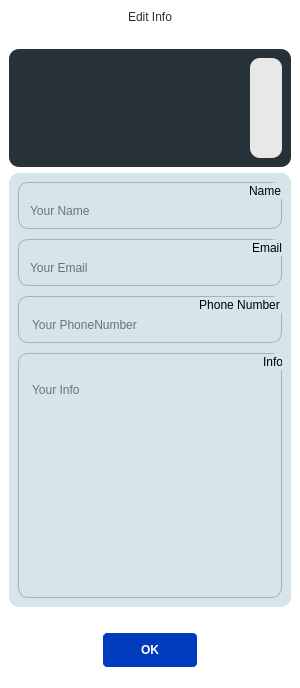
<?xml version="1.0" encoding="UTF-8"?>
<ui version="4.0">
 <class>AccountSettingsPanel</class>
 <widget class="QWidget" name="AccountSettingsPanel">
  <property name="geometry">
   <rect>
    <x>0</x>
    <y>0</y>
    <width>300</width>
    <height>688</height>
   </rect>
  </property>
  <property name="minimumSize">
   <size>
    <width>300</width>
    <height>500</height>
   </size>
  </property>
  <property name="windowTitle">
   <string>Form</string>
  </property>
  <property name="styleSheet">
   <string notr="true">background-color: rgb(255, 255, 255);</string>
  </property>
  <layout class="QGridLayout" name="gridLayout">
   <property name="leftMargin">
    <number>0</number>
   </property>
   <property name="topMargin">
    <number>10</number>
   </property>
   <property name="rightMargin">
    <number>0</number>
   </property>
   <property name="bottomMargin">
    <number>20</number>
   </property>
   <item row="2" column="0">
    <spacer name="horizontalSpacer_2">
     <property name="orientation">
      <enum>Qt::Horizontal</enum>
     </property>
     <property name="sizeType">
      <enum>QSizePolicy::Preferred</enum>
     </property>
     <property name="sizeHint" stdset="0">
      <size>
       <width>40</width>
       <height>20</height>
      </size>
     </property>
    </spacer>
   </item>
   <item row="2" column="1">
    <widget class="QPushButton" name="okButton">
     <property name="styleSheet">
      <string notr="true">QPushButton
{
	background-color: #003bbd;
	color: rgb(255, 255, 255);
	font-weight: bold;
	border-style: solid;
	border-width: 1px;
	border-radius: 5px;
	padding: 10px;
	font: 700 9pt &quot;Exo 2&quot;;


}
</string>
     </property>
     <property name="text">
      <string>OK</string>
     </property>
    </widget>
   </item>
   <item row="2" column="2">
    <spacer name="horizontalSpacer_3">
     <property name="orientation">
      <enum>Qt::Horizontal</enum>
     </property>
     <property name="sizeType">
      <enum>QSizePolicy::Preferred</enum>
     </property>
     <property name="sizeHint" stdset="0">
      <size>
       <width>40</width>
       <height>20</height>
      </size>
     </property>
    </spacer>
   </item>
   <item row="1" column="0" colspan="3">
    <widget class="QScrollArea" name="scrollArea_2">
     <property name="sizePolicy">
      <sizepolicy hsizetype="Ignored" vsizetype="Expanding">
       <horstretch>0</horstretch>
       <verstretch>0</verstretch>
      </sizepolicy>
     </property>
     <property name="styleSheet">
      <string notr="true">background-color: rgb(255, 255, 255);</string>
     </property>
     <property name="frameShape">
      <enum>QFrame::NoFrame</enum>
     </property>
     <property name="widgetResizable">
      <bool>true</bool>
     </property>
     <widget class="QWidget" name="scrollAreaWidgetContents_2">
      <property name="geometry">
       <rect>
        <x>0</x>
        <y>0</y>
        <width>300</width>
        <height>575</height>
       </rect>
      </property>
      <layout class="QVBoxLayout" name="verticalLayout_2">
       <item>
        <spacer name="verticalSpacer">
         <property name="orientation">
          <enum>Qt::Vertical</enum>
         </property>
         <property name="sizeType">
          <enum>QSizePolicy::Fixed</enum>
         </property>
         <property name="sizeHint" stdset="0">
          <size>
           <width>20</width>
           <height>10</height>
          </size>
         </property>
        </spacer>
       </item>
       <item>
        <widget class="QWidget" name="widget" native="true">
         <property name="sizePolicy">
          <sizepolicy hsizetype="Preferred" vsizetype="Fixed">
           <horstretch>0</horstretch>
           <verstretch>0</verstretch>
          </sizepolicy>
         </property>
         <property name="styleSheet">
          <string notr="true">background-color: rgb(38, 50, 56);

border-style:solid;
border-width:0px;
border-radius:10px;</string>
         </property>
         <layout class="QGridLayout" name="gridLayout_2">
          <item row="1" column="1">
           <spacer name="horizontalSpacer">
            <property name="orientation">
             <enum>Qt::Horizontal</enum>
            </property>
            <property name="sizeHint" stdset="0">
             <size>
              <width>40</width>
              <height>20</height>
             </size>
            </property>
           </spacer>
          </item>
          <item row="1" column="0">
           <widget class="QLabel" name="profilePic">
            <property name="sizePolicy">
             <sizepolicy hsizetype="Preferred" vsizetype="Preferred">
              <horstretch>0</horstretch>
              <verstretch>0</verstretch>
             </sizepolicy>
            </property>
            <property name="minimumSize">
             <size>
              <width>100</width>
              <height>100</height>
             </size>
            </property>
            <property name="maximumSize">
             <size>
              <width>100</width>
              <height>100</height>
             </size>
            </property>
            <property name="pixmap">
             <pixmap>../res/img/temp_profile_pic.jpg</pixmap>
            </property>
            <property name="scaledContents">
             <bool>true</bool>
            </property>
           </widget>
          </item>
          <item row="1" column="2">
           <widget class="QPushButton" name="picSelectButton">
            <property name="sizePolicy">
             <sizepolicy hsizetype="Preferred" vsizetype="Preferred">
              <horstretch>0</horstretch>
              <verstretch>0</verstretch>
             </sizepolicy>
            </property>
            <property name="minimumSize">
             <size>
              <width>30</width>
              <height>0</height>
             </size>
            </property>
            <property name="styleSheet">
             <string notr="true">background-color: rgb(232, 232, 232);
border-style:solid;
border-width:0px;
border-radius:10px;</string>
            </property>
            <property name="text">
             <string/>
            </property>
            <property name="icon">
             <iconset>
              <normaloff>../res/icon/addPhoto_icon.png</normaloff>../res/icon/addPhoto_icon.png</iconset>
            </property>
           </widget>
          </item>
         </layout>
        </widget>
       </item>
       <item>
        <widget class="QWidget" name="widget_2" native="true">
         <property name="styleSheet">
          <string notr="true">background-color: #D6E5EC;

border-radius:10px;</string>
         </property>
         <layout class="QVBoxLayout" name="verticalLayout_3">
          <property name="spacing">
           <number>10</number>
          </property>
          <item>
           <widget class="QGroupBox" name="groupBox_2">
            <property name="sizePolicy">
             <sizepolicy hsizetype="Preferred" vsizetype="Fixed">
              <horstretch>0</horstretch>
              <verstretch>0</verstretch>
             </sizepolicy>
            </property>
            <property name="styleSheet">
             <string notr="true">QGroupBox{
	border-style:solid;
	border-width:1px;
	border-color: rgb(175, 175, 175);
}</string>
            </property>
            <property name="title">
             <string>Name</string>
            </property>
            <property name="alignment">
             <set>Qt::AlignRight|Qt::AlignTrailing|Qt::AlignVCenter</set>
            </property>
            <property name="flat">
             <bool>false</bool>
            </property>
            <layout class="QHBoxLayout" name="horizontalLayout">
             <property name="topMargin">
              <number>20</number>
             </property>
             <item>
              <widget class="QLineEdit" name="nameField">
               <property name="sizePolicy">
                <sizepolicy hsizetype="Preferred" vsizetype="Preferred">
                 <horstretch>0</horstretch>
                 <verstretch>0</verstretch>
                </sizepolicy>
               </property>
               <property name="styleSheet">
                <string notr="true">background-color:transparent;

</string>
               </property>
               <property name="placeholderText">
                <string>Your Name</string>
               </property>
              </widget>
             </item>
            </layout>
           </widget>
          </item>
          <item>
           <widget class="QGroupBox" name="groupBox_3">
            <property name="sizePolicy">
             <sizepolicy hsizetype="Preferred" vsizetype="Fixed">
              <horstretch>0</horstretch>
              <verstretch>0</verstretch>
             </sizepolicy>
            </property>
            <property name="styleSheet">
             <string notr="true">QGroupBox{
	border-style:solid;
	border-width:1px;
	border-color: rgb(175, 175, 175);
}</string>
            </property>
            <property name="title">
             <string>Email</string>
            </property>
            <property name="alignment">
             <set>Qt::AlignRight|Qt::AlignTrailing|Qt::AlignVCenter</set>
            </property>
            <layout class="QHBoxLayout" name="horizontalLayout_3">
             <property name="topMargin">
              <number>20</number>
             </property>
             <item>
              <widget class="QLineEdit" name="emailField">
               <property name="styleSheet">
                <string notr="true">background-color:transparent;

</string>
               </property>
               <property name="text">
                <string/>
               </property>
               <property name="placeholderText">
                <string>Your Email</string>
               </property>
              </widget>
             </item>
            </layout>
           </widget>
          </item>
          <item>
           <widget class="QGroupBox" name="groupBox_4">
            <property name="sizePolicy">
             <sizepolicy hsizetype="Preferred" vsizetype="Fixed">
              <horstretch>0</horstretch>
              <verstretch>0</verstretch>
             </sizepolicy>
            </property>
            <property name="styleSheet">
             <string notr="true">QGroupBox{
	border-style:solid;
	border-width:1px;
	border-color: rgb(175, 175, 175);
}</string>
            </property>
            <property name="title">
             <string>Phone Number</string>
            </property>
            <property name="alignment">
             <set>Qt::AlignRight|Qt::AlignTrailing|Qt::AlignVCenter</set>
            </property>
            <layout class="QHBoxLayout" name="horizontalLayout_4">
             <property name="leftMargin">
              <number>11</number>
             </property>
             <property name="topMargin">
              <number>20</number>
             </property>
             <item>
              <widget class="QLineEdit" name="pnField">
               <property name="styleSheet">
                <string notr="true">background-color:transparent;

</string>
               </property>
               <property name="placeholderText">
                <string>Your PhoneNumber</string>
               </property>
              </widget>
             </item>
            </layout>
           </widget>
          </item>
          <item>
           <widget class="QGroupBox" name="groupBox_5">
            <property name="styleSheet">
             <string notr="true">QGroupBox{
	border-style:solid;
	border-width:1px;
	border-color: rgb(175, 175, 175);
}</string>
            </property>
            <property name="title">
             <string>Info</string>
            </property>
            <property name="alignment">
             <set>Qt::AlignRight|Qt::AlignTrailing|Qt::AlignVCenter</set>
            </property>
            <layout class="QHBoxLayout" name="horizontalLayout_5">
             <property name="topMargin">
              <number>25</number>
             </property>
             <item>
              <widget class="QTextEdit" name="infoField">
               <property name="styleSheet">
                <string notr="true">background-color:transparent;

</string>
               </property>
               <property name="placeholderText">
                <string>Your Info</string>
               </property>
              </widget>
             </item>
            </layout>
           </widget>
          </item>
         </layout>
        </widget>
       </item>
       <item>
        <spacer name="verticalSpacer_2">
         <property name="orientation">
          <enum>Qt::Vertical</enum>
         </property>
         <property name="sizeType">
          <enum>QSizePolicy::Fixed</enum>
         </property>
         <property name="sizeHint" stdset="0">
          <size>
           <width>20</width>
           <height>10</height>
          </size>
         </property>
        </spacer>
       </item>
      </layout>
     </widget>
    </widget>
   </item>
   <item row="0" column="0" colspan="3">
    <widget class="QLabel" name="label_3">
     <property name="styleSheet">
      <string notr="true">QWidget
{
	color: #263238;
  	font: 900 14pt &quot;Exo 2&quot;;
}</string>
     </property>
     <property name="text">
      <string>Edit Info</string>
     </property>
     <property name="alignment">
      <set>Qt::AlignCenter</set>
     </property>
    </widget>
   </item>
  </layout>
 </widget>
 <resources/>
 <connections/>
</ui>
